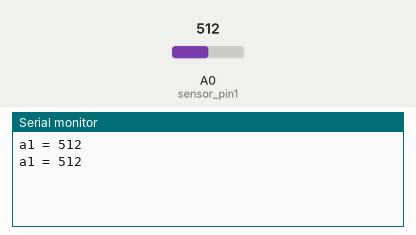
Recording of a sketch running on a simulated Arduino Uno, built with avr-gcc and run on an emulated ATmega328P. On the bench: the last lines printed to the serial monitor. Inputs (shaded band) come from the test bench; at power-on: A0 (sensor_pin1) = 512.

Above: at 1.6 s.
1.7 s: A0 (sensor_pin1) set to 716
At 1.7 s:
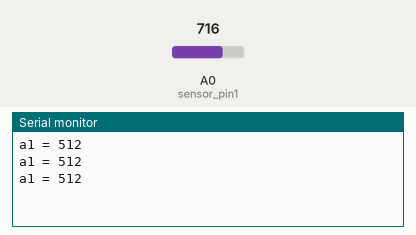
3.2 s: A0 (sensor_pin1) set to 900
At 3.9 s:
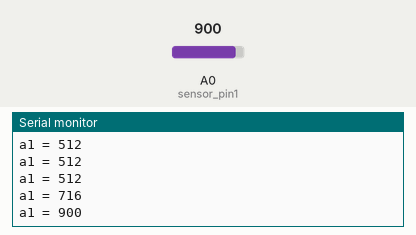
Timing chart, 0 to 6.2 s (numbered marks = the images above; inputs shaded):
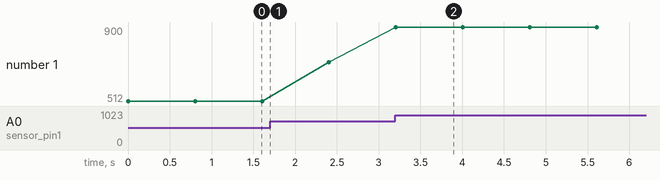

Measured:
- after the input at 3.2 s, the serial monitor: prints a new line at once (image 2)
- plotted number 1: 512 → 716 after the input at 1.7 s, 716 → 900 after the input at 3.2 s

The sketch:

SOIL_MOISTURE_DIGITAL__1_.ino
```cpp
int sensor_pin1= A0;    // defining input pin
//int sensor_pin2= A1;    // defining input pin


void setup() {
  // put your setup code here, to run once:
pinMode(sensor_pin1,INPUT);  //assign pins
//pinMode(sensor_pin2, INPUT);  // assign pins
Serial.begin(9600);   //communincating with computer

}

void loop() {
  // put your main code here, to run repeatedly:
int a1 = analogRead(sensor_pin1);
//int a2 = analogRead(sensor_pin2);
//delay(100);
//int a2 = analogRead(sensor_pin2);//reading the input
delay(1);
Serial.print("a1 = ");       //printing the input
Serial.println(a1);
//Serial.print(", a2 =");
//Serial.println(a2);
delay(800);
}
```
